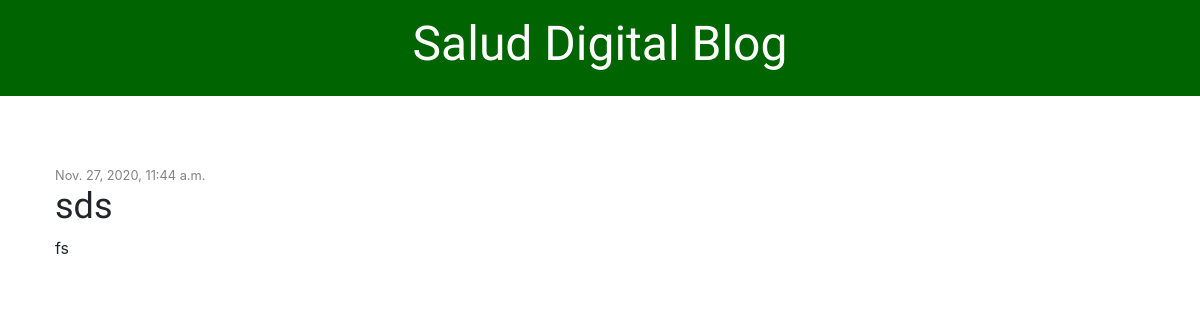
Page /post/4/ on the earlier database version.
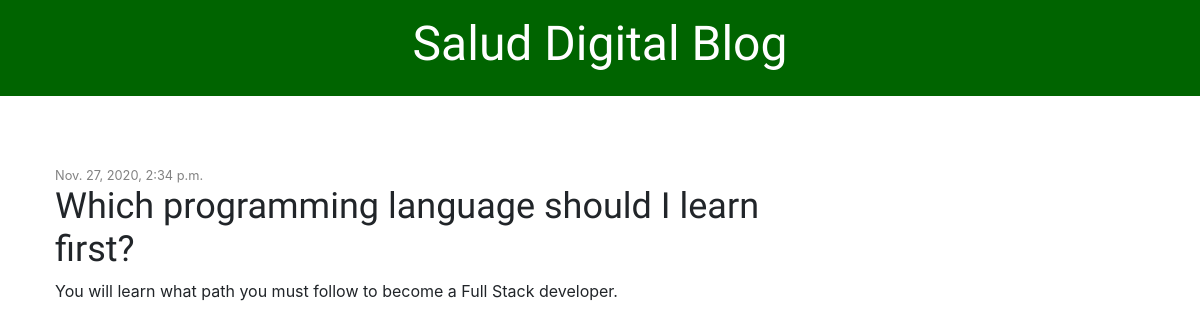
Same page on the later database version.
### blog/models.py (models this page shows, shortened)
class Post(models.Model):
    author = models.ForeignKey('auth.User', on_delete=models.CASCADE)
    title = models.CharField(max_length=200)
    text = models.TextField()
    date = models.DateTimeField(default=timezone.now)
    published_date = models.DateTimeField(blank=True, null=True)

### blog/views.py (the view)
# urls.py: path('post/<int:pk>/', views.post_detail, name='post_detail'),
def post_detail(request, pk):
    post = get_object_or_404(Post, pk=pk)
    stuff_for_frontend = {'post' : post}
    return render(request, 'blog/post_detail.html', stuff_for_frontend)

### blog/templates/blog/post_detail.html (shortened to what this page needs)
{% extends 'blog/base.html' %}
{% block content %}
    <div class="posts">
            {% if post.published_date %}
                <div class="date">
                {{ post.published_date }}
                </div>
            {% endif %}
        <h2>{{post.title}}</h2>
        <p>{{post.text|linebreaksbr}}</p>
    </div>
{% endblock %}

Differences in the rows shown:
changed Post: published_date "Nov. 27, 2020, 11:44 a.m." → "Nov. 27, 2020, 2:34 p.m."; title "sds" → "Which programming language should I learn first?"; text "fs" → "You will learn what path you must follow to become a Full Stack developer."
